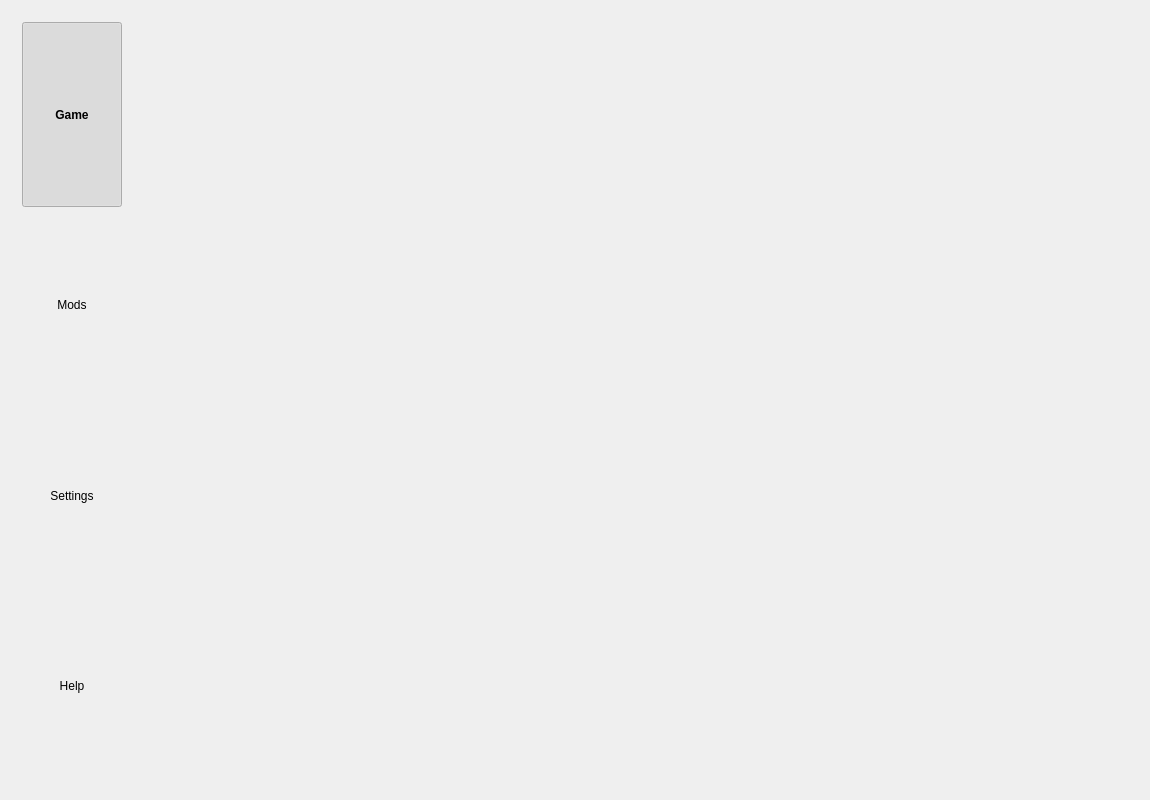
<?xml version="1.0" encoding="UTF-8"?>
<ui version="4.0">
 <class>MainWindow</class>
 <widget class="QMainWindow" name="MainWindow">
  <property name="geometry">
   <rect>
    <x>0</x>
    <y>0</y>
    <width>1150</width>
    <height>800</height>
   </rect>
  </property>
  <property name="sizePolicy">
   <sizepolicy hsizetype="Preferred" vsizetype="Preferred">
    <horstretch>0</horstretch>
    <verstretch>0</verstretch>
   </sizepolicy>
  </property>
  <property name="windowTitle">
   <string>Dead Man's Boots Launcher</string>
  </property>
  <property name="iconSize">
   <size>
    <width>64</width>
    <height>64</height>
   </size>
  </property>
  <widget class="QWidget" name="centralWidget">
   <layout class="QHBoxLayout" name="horizontalLayout">
    <item>
     <widget class="QWidget" name="sidePanel" native="true">
      <layout class="QVBoxLayout" name="verticalLayout">
       <item>
        <layout class="QVBoxLayout" name="verticalLayout_2">
         <item>
          <widget class="QToolButton" name="startGameButton">
           <property name="sizePolicy">
            <sizepolicy hsizetype="MinimumExpanding" vsizetype="Preferred">
             <horstretch>1</horstretch>
             <verstretch>10</verstretch>
            </sizepolicy>
           </property>
           <property name="minimumSize">
            <size>
             <width>0</width>
             <height>0</height>
            </size>
           </property>
           <property name="maximumSize">
            <size>
             <width>16777215</width>
             <height>16777215</height>
            </size>
           </property>
           <property name="font">
            <font>
             <bold>true</bold>
            </font>
           </property>
           <property name="text">
            <string>Game</string>
           </property>
           <property name="iconSize">
            <size>
             <width>64</width>
             <height>64</height>
            </size>
           </property>
           <property name="checkable">
            <bool>true</bool>
           </property>
           <property name="checked">
            <bool>true</bool>
           </property>
           <property name="autoExclusive">
            <bool>true</bool>
           </property>
           <property name="toolButtonStyle">
            <enum>Qt::ToolButtonTextUnderIcon</enum>
           </property>
           <property name="autoRaise">
            <bool>true</bool>
           </property>
          </widget>
         </item>
         <item>
          <widget class="QToolButton" name="modslistButton">
           <property name="sizePolicy">
            <sizepolicy hsizetype="MinimumExpanding" vsizetype="Preferred">
             <horstretch>1</horstretch>
             <verstretch>10</verstretch>
            </sizepolicy>
           </property>
           <property name="minimumSize">
            <size>
             <width>0</width>
             <height>0</height>
            </size>
           </property>
           <property name="maximumSize">
            <size>
             <width>16777215</width>
             <height>16777215</height>
            </size>
           </property>
           <property name="text">
            <string>Mods</string>
           </property>
           <property name="iconSize">
            <size>
             <width>64</width>
             <height>64</height>
            </size>
           </property>
           <property name="checkable">
            <bool>true</bool>
           </property>
           <property name="checked">
            <bool>false</bool>
           </property>
           <property name="autoExclusive">
            <bool>true</bool>
           </property>
           <property name="toolButtonStyle">
            <enum>Qt::ToolButtonTextUnderIcon</enum>
           </property>
           <property name="autoRaise">
            <bool>true</bool>
           </property>
          </widget>
         </item>
         <item>
          <widget class="QToolButton" name="settingsButton">
           <property name="sizePolicy">
            <sizepolicy hsizetype="MinimumExpanding" vsizetype="Preferred">
             <horstretch>1</horstretch>
             <verstretch>10</verstretch>
            </sizepolicy>
           </property>
           <property name="minimumSize">
            <size>
             <width>0</width>
             <height>0</height>
            </size>
           </property>
           <property name="maximumSize">
            <size>
             <width>16777215</width>
             <height>16777215</height>
            </size>
           </property>
           <property name="text">
            <string>Settings</string>
           </property>
           <property name="iconSize">
            <size>
             <width>64</width>
             <height>64</height>
            </size>
           </property>
           <property name="checkable">
            <bool>true</bool>
           </property>
           <property name="checked">
            <bool>false</bool>
           </property>
           <property name="autoExclusive">
            <bool>true</bool>
           </property>
           <property name="toolButtonStyle">
            <enum>Qt::ToolButtonTextUnderIcon</enum>
           </property>
           <property name="autoRaise">
            <bool>true</bool>
           </property>
          </widget>
         </item>
         <item>
          <widget class="QToolButton" name="aboutButton">
           <property name="sizePolicy">
            <sizepolicy hsizetype="MinimumExpanding" vsizetype="Preferred">
             <horstretch>1</horstretch>
             <verstretch>10</verstretch>
            </sizepolicy>
           </property>
           <property name="minimumSize">
            <size>
             <width>0</width>
             <height>0</height>
            </size>
           </property>
           <property name="maximumSize">
            <size>
             <width>16777215</width>
             <height>16777215</height>
            </size>
           </property>
           <property name="text">
            <string>Help</string>
           </property>
           <property name="iconSize">
            <size>
             <width>48</width>
             <height>48</height>
            </size>
           </property>
           <property name="checkable">
            <bool>true</bool>
           </property>
           <property name="checked">
            <bool>false</bool>
           </property>
           <property name="autoExclusive">
            <bool>true</bool>
           </property>
           <property name="toolButtonStyle">
            <enum>Qt::ToolButtonTextUnderIcon</enum>
           </property>
           <property name="autoRaise">
            <bool>true</bool>
           </property>
          </widget>
         </item>
         <item>
          <spacer name="verticalSpacer_2">
           <property name="orientation">
            <enum>Qt::Vertical</enum>
           </property>
           <property name="sizeHint" stdset="0">
            <size>
             <width>100</width>
             <height>0</height>
            </size>
           </property>
          </spacer>
         </item>
        </layout>
       </item>
      </layout>
     </widget>
    </item>
    <item>
     <widget class="QStackedWidget" name="tabListWidget">
      <property name="enabled">
       <bool>true</bool>
      </property>
      <property name="sizePolicy">
       <sizepolicy hsizetype="Expanding" vsizetype="Expanding">
        <horstretch>10</horstretch>
        <verstretch>0</verstretch>
       </sizepolicy>
      </property>
      <property name="currentIndex">
       <number>4</number>
      </property>
      <widget class="CModListView" name="modlistView"/>
      <widget class="CSettingsView" name="settingsView"/>
      <widget class="FirstLaunchView" name="setupView"/>
      <widget class="AboutProjectView" name="aboutView"/>
      <widget class="StartGameTab" name="startGameView"/>
     </widget>
    </item>
   </layout>
  </widget>
 </widget>
 <layoutdefault spacing="6" margin="11"/>
 <customwidgets>
  <customwidget>
   <class>CModListView</class>
   <extends>QWidget</extends>
   <header>modManager/cmodlistview_moc.h</header>
   <container>1</container>
  </customwidget>
  <customwidget>
   <class>CSettingsView</class>
   <extends>QWidget</extends>
   <header>settingsView/csettingsview_moc.h</header>
   <container>1</container>
  </customwidget>
  <customwidget>
   <class>FirstLaunchView</class>
   <extends>QWidget</extends>
   <header>firstLaunch/firstlaunch_moc.h</header>
   <container>1</container>
  </customwidget>
  <customwidget>
   <class>AboutProjectView</class>
   <extends>QWidget</extends>
   <header>aboutProject/aboutproject_moc.h</header>
   <container>1</container>
  </customwidget>
  <customwidget>
   <class>StartGameTab</class>
   <extends>QWidget</extends>
   <header>startGame/StartGameTab.h</header>
   <container>1</container>
  </customwidget>
 </customwidgets>
 <resources/>
 <connections/>
</ui>
